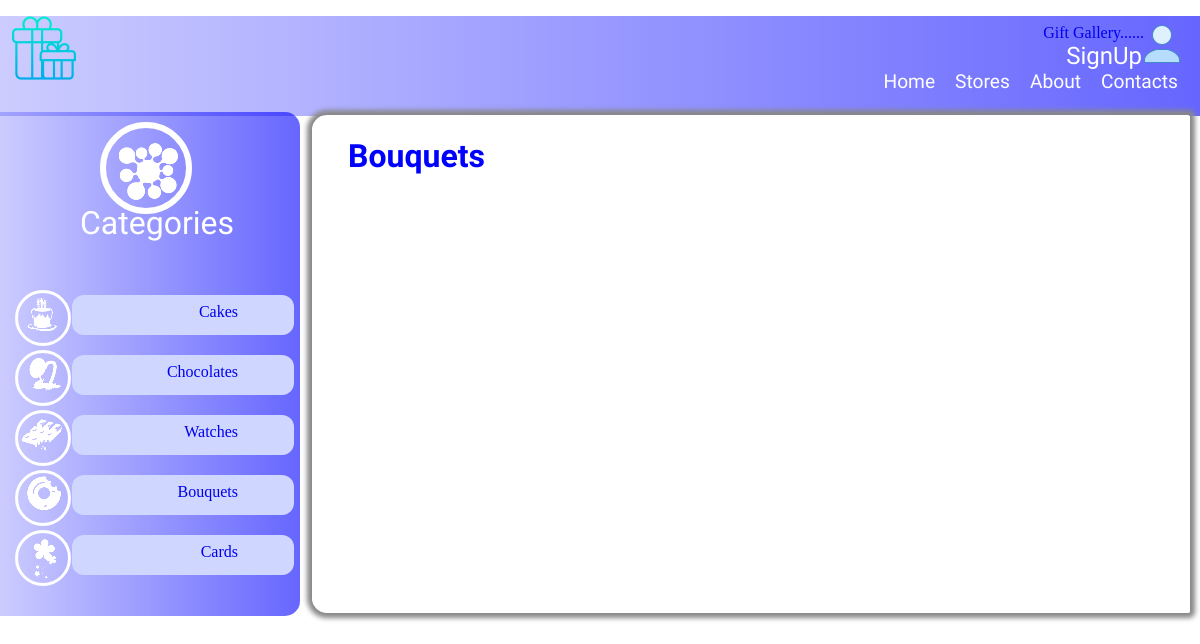
Page /bouquet/ on the earlier database version.
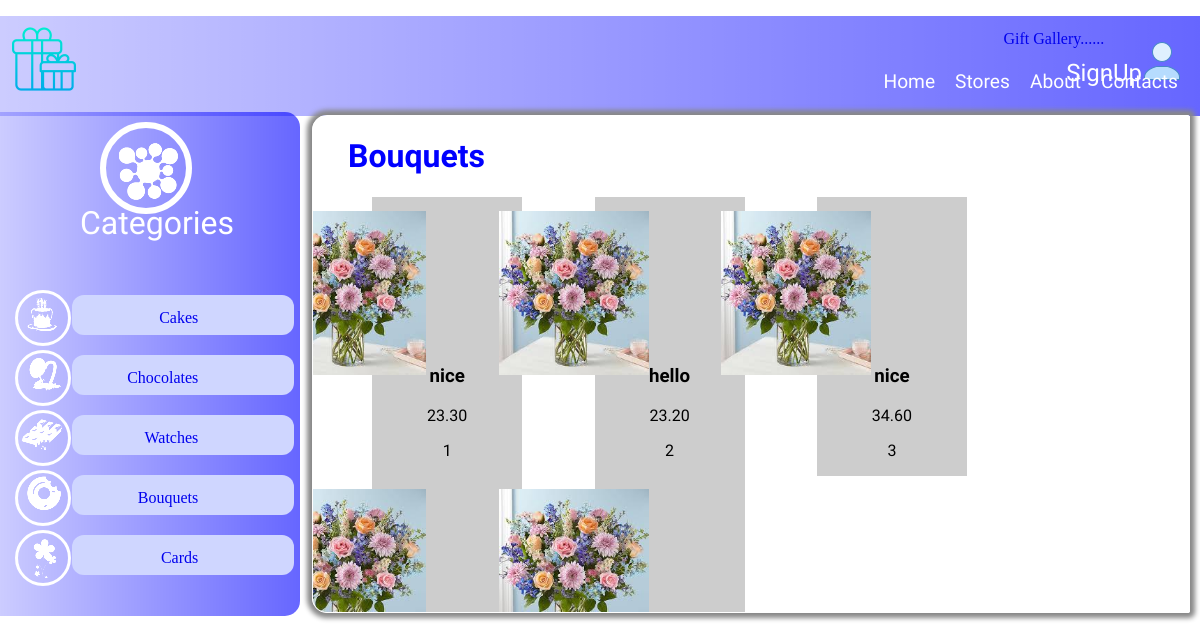
Same page on the later database version.
### bouquet/models.py (models this page shows, shortened)
class Bouquet(models.Model):
    bouquet_id = models.CharField(max_length=120)
    description = models.TextField()
    price = models.DecimalField(decimal_places=2, max_digits=20, default=0.00)
    image = models.ImageField(upload_to=upload_image_path, null=True, blank=True)
    retailer = models.ForeignKey(Retailer, on_delete=models.CASCADE)

### bouquet/views.py (the view)
# urls.py: path('bouquet/', bouquet_list_view),
def bouquet_list_view(request):
    queryset=Bouquet.objects.all()
    context={
        'object_list':queryset
    }
    return render(request,"bouquet/list.html",context)

### bouquet/templates/bouquet/list.html (shortened to what this page needs)
{% load static %}
<!DOCTYPE html>
<html>
<head>
	<link rel="stylesheet" type="text/css" href="{% static 'css/giftgallary.css' %}">
</head>
<body>
<div class="header">
	<div class="img2">
	 <a href="/signup"><span class="signup">SignUp<img src="{% static 'img/icons8-customer-40.png' %}"></span></a>
	</div>
	  <div class="list">
		  <li>Home</li>
		  <li>Stores</li>
		  <li>About</li>
		  <li>Contacts</li>
	  </div>
	<p><a href="/products">Gift Gallery......</a></p>
	<div class="img1">
	   <img src="{% static 'img/gift-box (4).png' %}">
    </div>
</div>
<div class="row">
	<div class="col-3">
		<div class="left">
			<div class="circle">
			<img class="category"src="{% static 'img/output-onlinepngtools (7).png' %}">
			</div>
        <p>Categories</p>
      <div class="Categories">
            	<div class="circle1">
                	<img src="{% static 'img/output-onlinepngtools (1).png' %}">
               </div>
             <div class="item">
             	<p><a href="/cake">Cakes</a></p>
             </div>
		</div>
		<div class="Categories">
            	<div class="circle1">
                	<img src="{% static 'img/output-onlinepngtools (2).png' %}">
               </div>
             <div class="item">
             	<p><a href="/chocolate">Chocolates</a></p>
             </div>
		</div>
		<div class="Categories">
            	<div class="circle1">
                	<img src="{% static 'img/output-onlinepngtools (3).png' %}">
               </div>
             <div class="item">
             	<p><a href="/watch">Watches</a></p>
             </div>
		</div>
		<div class="Categories">
            	<div class="circle1">
                	<img src="{% static 'img/output-onlinepngtools (4).png' %}">
               </div>
             <div class="item">
             	<p><a href="/bouquet">Bouquets</a></p>
             </div>
		</div>
		<div class="Categories">
            	<div class="circle1">
                	<img src="{% static 'img/output-onlinepngtools (5).png' %}">
               </div>
             <div class="item">
             	<p><a href="/card">Cards</a></p>
             </div>
		</div>
	</div>
	</div>
	<div class="col-6">
		<div class="right">
			<div class="bouquets"><h1>Bouquets</h1>
				{% for obj in object_list %}
				<div class=items>
					<a href="{{obj.pk}}"><img src='/media/{{obj.image}}' width="100%"/></a>
					<h3>{{obj.description}}</h3>
					<p>{{obj.price}}</p>
					<p>{{obj.bouquet_id}}</p>
				</div>
				{% endfor %}
			</div>
			</div>
		</div>
	</div>
</body>
</html>

Differences in the rows shown:
added Bouquet: image (picture), description "nice", price "23.30", bouquet_id "1"
added Bouquet: image (picture), description "hello", price "23.20", bouquet_id "2"
added Bouquet: image (picture), description "nice", price "34.60", bouquet_id "3"
added Bouquet: image (picture)
added Bouquet: image (picture)
